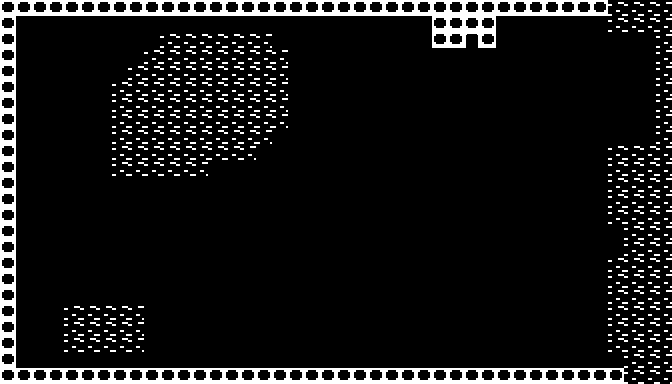

Tiled map render using the project's own tile images. Description and the whole map definition, tile-layer contents included, below:
An orthogonal 42x24 tile map with 16x16 px tiles, 1 tile layer (Tile Layer 1) and 36 objects.

<map version="1.0" tiledversion="2018.08.06" orientation="orthogonal" renderorder="right-down" width="42" height="24" tilewidth="16" tileheight="16" infinite="0" nextlayerid="11" nextobjectid="236">
 <tileset firstgid="1" source="overworld.tsx" />
 <layer id="10" name="Tile Layer 1" width="42" height="24">
  <data encoding="csv">
5,5,5,5,5,5,5,5,5,5,5,5,5,5,5,5,5,5,5,5,5,5,5,5,5,5,5,5,5,5,5,5,5,5,5,5,5,5,7,7,7,7,
5,1,1,1,1,1,1,1,1,1,1,1,1,1,1,1,1,1,1,1,1,1,1,1,1,1,1,5,5,5,5,1,1,1,1,1,1,1,7,7,7,7,
5,1,1,1,1,1,1,1,1,1,7,7,7,7,7,7,7,1,1,1,1,1,1,1,1,1,1,5,5,8,5,1,1,1,1,1,1,1,1,1,1,7,
5,1,1,1,1,1,1,1,1,7,7,7,7,7,7,7,7,7,1,1,1,1,1,1,1,1,1,1,1,1,1,1,1,1,1,1,1,1,1,1,1,7,
5,1,1,1,1,1,1,1,7,7,7,7,7,7,7,7,7,7,1,1,1,1,1,1,1,1,1,1,1,1,1,1,1,1,1,1,1,1,1,1,1,7,
5,1,1,1,1,1,1,7,7,7,7,7,7,7,7,7,7,7,1,1,1,1,1,1,1,1,1,1,1,1,1,1,1,1,1,1,1,1,1,1,1,7,
5,1,1,1,1,1,1,7,7,7,7,7,7,7,7,7,7,7,1,1,1,1,1,1,1,1,1,1,1,1,1,1,1,1,1,1,1,1,1,1,1,7,
5,1,1,1,1,1,1,7,7,7,7,7,7,7,7,7,7,7,1,1,1,1,1,1,1,1,1,1,1,1,1,1,1,1,1,1,1,1,1,1,1,7,
5,1,1,1,1,1,1,7,7,7,7,7,7,7,7,7,7,1,1,1,1,1,1,1,1,1,1,1,1,1,1,1,1,1,1,1,1,1,1,1,1,7,
5,1,1,1,1,1,1,7,7,7,7,7,7,7,7,7,1,1,1,1,1,1,1,1,1,1,1,1,1,1,1,1,1,1,1,1,1,1,7,7,7,7,
5,1,1,1,1,1,1,7,7,7,7,7,7,1,1,1,1,1,1,1,1,1,1,1,1,1,1,1,1,1,1,1,1,1,1,1,1,1,7,7,7,7,
5,1,1,1,1,1,1,1,1,1,1,1,1,1,1,1,1,1,1,1,1,1,1,1,1,1,1,1,1,1,1,1,1,1,1,1,1,1,7,7,7,7,
5,1,1,1,1,1,1,1,1,1,1,1,1,1,1,1,1,1,1,1,1,1,1,1,1,1,1,1,1,1,1,1,1,1,1,1,1,1,7,7,7,7,
5,1,1,1,1,1,1,1,1,1,1,1,1,1,1,1,1,1,1,1,1,1,1,1,1,1,1,1,1,1,1,1,1,1,1,1,1,1,7,7,7,7,
5,1,1,1,1,1,1,1,1,1,1,1,1,1,1,1,1,1,1,1,1,1,1,1,1,1,1,1,1,1,1,1,1,1,1,1,1,1,1,7,7,7,
5,1,1,1,1,1,1,1,1,1,1,1,1,1,1,1,1,1,1,1,1,1,1,1,1,1,1,1,1,1,1,1,1,1,1,1,1,1,1,7,7,7,
5,1,1,1,1,1,1,1,1,1,1,1,1,1,1,1,1,1,1,1,1,1,1,1,1,1,1,1,1,1,1,1,1,1,1,1,1,1,7,7,7,7,
5,1,1,1,1,1,1,1,1,1,1,1,1,1,1,1,1,1,1,1,1,1,1,1,1,1,1,1,1,1,1,1,1,1,1,1,1,1,7,7,7,7,
5,1,1,1,1,1,1,1,1,1,1,1,1,1,1,1,1,1,1,1,1,1,1,1,1,1,1,1,1,1,1,1,1,1,1,1,1,1,7,7,7,7,
5,1,1,1,7,7,7,7,7,1,1,1,1,1,1,1,1,1,1,1,1,1,1,1,1,1,1,1,1,1,1,1,1,1,1,1,1,1,7,7,7,7,
5,1,1,1,7,7,7,7,7,1,1,1,1,1,1,1,1,1,1,1,1,1,1,1,1,1,1,1,1,1,1,1,1,1,1,1,1,1,7,7,7,7,
5,1,1,1,7,7,7,7,7,1,1,1,1,1,1,1,1,1,1,1,1,1,1,1,1,1,1,1,1,1,1,1,1,1,1,1,1,1,7,7,7,7,
5,1,1,1,1,1,1,1,1,1,1,1,1,1,1,1,1,1,1,1,1,1,1,1,1,1,1,1,1,1,1,1,1,1,1,1,1,1,1,7,7,7,
5,5,5,5,5,5,5,5,5,5,5,5,5,5,5,5,5,5,5,5,5,5,5,5,5,5,5,5,5,5,5,5,5,5,5,5,5,5,5,7,7,7
</data>
 </layer>
 <objectgroup id="2" name="entities" />
 <objectgroup id="6" name="guidelines">
  <object id="21" x="0" y="0" width="112" height="64" />
  <object id="22" x="112" y="0" width="112" height="64" />
  <object id="23" x="224" y="0" width="112" height="64" />
  <object id="24" x="336" y="0" width="112" height="64" />
  <object id="25" x="448" y="0" width="112" height="64" />
  <object id="26" x="560" y="0" width="112" height="64" />
  <object id="29" x="0.333333" y="64" width="112" height="64" />
  <object id="30" x="112.333" y="64" width="112" height="64" />
  <object id="31" x="224.333" y="64" width="112" height="64" />
  <object id="32" x="336.333" y="64" width="112" height="64" />
  <object id="33" x="448.333" y="64" width="112" height="64" />
  <object id="34" x="560.333" y="64" width="112" height="64" />
  <object id="69" x="0.500167" y="127.667" width="112" height="64" />
  <object id="70" x="112.5" y="127.667" width="112" height="64" />
  <object id="71" x="224.5" y="127.667" width="112" height="64" />
  <object id="72" x="336.5" y="127.667" width="112" height="64" />
  <object id="73" x="448.5" y="127.667" width="112" height="64" />
  <object id="74" x="560.5" y="127.667" width="112" height="64" />
  <object id="77" x="0.8335" y="191.667" width="112" height="64" />
  <object id="78" x="112.833" y="191.667" width="112" height="64" />
  <object id="79" x="224.833" y="191.667" width="112" height="64" />
  <object id="80" x="336.833" y="191.667" width="112" height="64" />
  <object id="81" x="448.833" y="191.667" width="112" height="64" />
  <object id="82" x="560.833" y="191.667" width="112" height="64" />
  <object id="85" x="0.250167" y="255.167" width="112" height="64" />
  <object id="86" x="112.25" y="255.167" width="112" height="64" />
  <object id="87" x="224.25" y="255.167" width="112" height="64" />
  <object id="88" x="336.25" y="255.167" width="112" height="64" />
  <object id="89" x="448.25" y="255.167" width="112" height="64" />
  <object id="90" x="560.25" y="255.167" width="112" height="64" />
  <object id="93" x="0.5835" y="319.167" width="112" height="64" />
  <object id="94" x="112.583" y="319.167" width="112" height="64" />
  <object id="95" x="224.583" y="319.167" width="112" height="64" />
  <object id="96" x="336.583" y="319.167" width="112" height="64" />
  <object id="97" x="448.583" y="319.167" width="112" height="64" />
  <object id="98" x="560.583" y="319.167" width="112" height="64" />
 </objectgroup>
</map>
